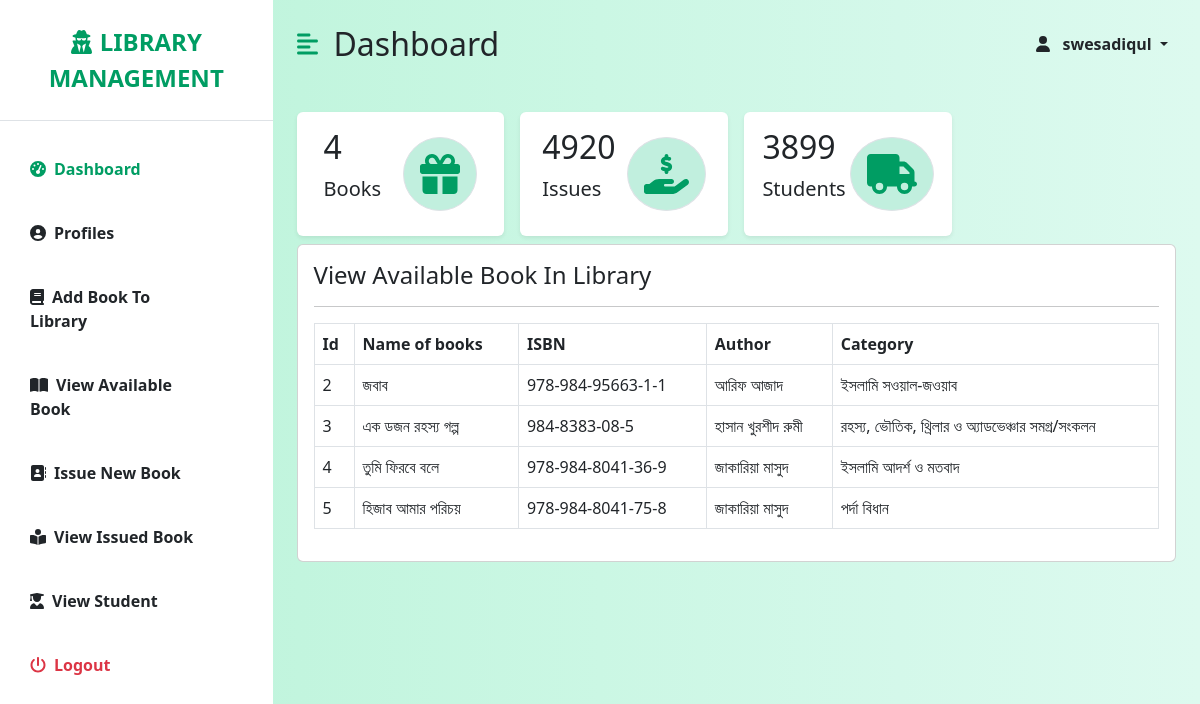
The app's page /view_book/ (signed in) with its own data.
### Library/models.py (models this page shows, shortened)
class User(AbstractUser):
    is_admin = models.BooleanField(default=False)
    is_student = models.BooleanField(default=False)

class AddBook(models.Model):
    name = models.CharField(max_length=100)
    isbn = models.CharField(max_length=100)
    author = models.CharField(max_length=100)
    category = models.CharField(max_length=255)

### Library/views.py (the view)
# urls.py: path('view_book/', view_book, name="view_book"),
def view_book(request):
    books = AddBook.objects.all()
    return render(request, 'view_book.html', locals())

### templates/view_book.html (shortened to what this page needs)
{% extends "dashboard.html" %}
{% block body %}
<div class="card p-3 mb-3">
    <h4 class="mb-0 mp-0">View Available Book In Library</h4>
    <hr>
    <table class="table table-bordered">
        <thead>
            <tr>
                <th>Id</th>
                <th>Name of books</th>
                <th>ISBN</th>
                <th>Author</th>
                <th>Category</th>
            </tr>
        </thead>
        <tbody>
            {% for record in books %}
              <tr>
                <td>{{ record.id }}</td>
                <td>{{ record.name }}</td>
                <td>{{ record.isbn }}</td>
                <td>{{ record.author }}</td>
                <td>{{ record.category }}</td>
              </tr>
            {% endfor %}
        </tbody>
    </table>
</div>
{% endblock %}

### templates/dashboard.html (shortened to what this page needs)
{% load static %}
<!DOCTYPE html>
<html lang="en">
<head>
    <link rel="stylesheet" href="{% static 'css/fontawesome.min.css' %}">
    <link rel="stylesheet" href="{% static 'css/bootstrap.min.css' %}">
    <link rel="stylesheet" href="{% static 'css/dashboard.css' %}" />
</head>
<body>
    <div class="d-flex" id="wrapper">
        <div class="bg-white" id="sidebar-wrapper">
            <div class="sidebar-heading text-center py-4 primary-text fs-4 fw-bold text-uppercase border-bottom"><i
                    class="fas fa-user-secret me-2"></i>Library Management</div>
            <div class="list-group list-group-flush my-3">
                <a href="/admin_profile/" class="list-group-item list-group-item-action bg-transparent second-text active"><i
                        class="fas fa-tachometer-alt me-2"></i>Dashboard</a>
                {% if user.is_authenticated and user.is_admin %}
                <a href="/profile/" class="list-group-item list-group-item-action bg-transparent second-text fw-bold"><i
                    class="fas fa-user-circle me-2"></i>Profiles</a>
                <a href="/add_book/" class="list-group-item list-group-item-action bg-transparent second-text fw-bold"><i
                        class="fas fa-book me-2"></i>Add Book To Library</a>
                <a href="/view_book/" class="list-group-item list-group-item-action bg-transparent second-text fw-bold"><i
                        class="fas fa-book-open me-2"></i>View Available Book</a>
                <a href="#" class="list-group-item list-group-item-action bg-transparent second-text fw-bold"><i
                        class="fas fa-address-book me-2"></i>Issue New Book</a>
                <a href="#" class="list-group-item list-group-item-action bg-transparent second-text fw-bold"><i
                        class="fas fa-book-reader me-2"></i>View Issued Book</a>
                <a href="#" class="list-group-item list-group-item-action bg-transparent second-text fw-bold"><i
                        class="fas fa-user-graduate me-2"></i>View Student</a>
                <a href="/user_logout/" class="list-group-item list-group-item-action bg-transparent text-danger fw-bold"><i
                        class="fas fa-power-off me-2"></i>Logout</a>
                {% endif %}
            </div>
        </div>
        <div id="page-content-wrapper">
            <nav class="navbar navbar-expand-lg navbar-light bg-transparent py-4 px-4">
                <div class="d-flex align-items-center">
                    <i class="fas fa-align-left primary-text fs-4 me-3" id="menu-toggle"></i>
                    <h2 class="fs-2 m-0">Dashboard</h2>
                </div>
                <div class="collapse navbar-collapse" id="navbarSupportedContent">
                    <ul class="navbar-nav ms-auto mb-2 mb-lg-0">
                        <li class="nav-item dropdown">
                            <a class="nav-link dropdown-toggle second-text fw-bold" href="#" id="navbarDropdown"
                                role="button" data-bs-toggle="dropdown" aria-expanded="false">
                                <i class="fas fa-user me-2"></i> {% if user.is_authenticated %}{{user.username}}{% endif %}
                            </a>
                        </li>
                    </ul>
                </div>
            </nav>
            <div class="container-fluid px-4">
                <div class="row g-3 my-2">
                    {% if user.is_admin %}
                    <div class="col-md-3">
                        <div class="p-3 bg-white shadow-sm d-flex justify-content-around align-items-center rounded">
                            <div>
                                <h3 class="fs-2">{{ books|length }}</h3>
                                <p class="fs-5">Books</p>
                            </div>
                            <i class="fas fa-gift fs-1 primary-text border rounded-full secondary-bg p-3"></i>
                        </div>
                    </div>
                    <div class="col-md-3">
                        <div class="p-3 bg-white shadow-sm d-flex justify-content-around align-items-center rounded">
                            <div>
                                <h3 class="fs-2">4920</h3>
                                <p class="fs-5">Issues</p>
                            </div>
                            <i
                                class="fas fa-hand-holding-usd fs-1 primary-text border rounded-full secondary-bg p-3"></i>
                        </div>
                    </div>
                    <div class="col-md-3">
                        <div class="p-3 bg-white shadow-sm d-flex justify-content-around align-items-center rounded">
                            <div>
                                <h3 class="fs-2">3899</h3>
                                <p class="fs-5">Students</p>
                            </div>
                            <i class="fas fa-truck fs-1 primary-text border rounded-full secondary-bg p-3"></i>
                        </div>
                    </div>
                    {% endif %}
                </div>
                {% block body %}
                {% endblock body %}
            </div>
        </div>
    </div>
</body>
</html>

### static/css/dashboard.css (style rules this page uses)
:root { --main-bg-color: #009d63; --main-text-color: #009d63; --second-bg-color: #c1efde; }
.primary-text { color: var(--main-text-color); }
.second-text { color: var(--second-text-color); }
.secondary-bg { background-color: var(--second-bg-color); }
.rounded-full { border-radius: 100%; }
#wrapper { overflow-x: hidden; background-image: linear-gradient( to right, #baf3d7, #c2f5de, #cbf7e4, #d4f8ea, #ddfaef ); }
#sidebar-wrapper { min-height: 100vh; margin-left: -15rem; -webkit-transition: margin 0.25s ease-out; -moz-transition: margin 0.25s ease-out; -o-transition: margin 0.25s ease-out; transition: margin 0.25s ease-out; }
#sidebar-wrapper .sidebar-heading { padding: 0.875rem 1.25rem; font-size: 1.2rem; }
#sidebar-wrapper .list-group { width: 15rem; }
#page-content-wrapper { min-width: 100vw; }
#menu-toggle { cursor: pointer; }
.list-group-item { border: none; padding: 20px 30px; }
.list-group-item.active { background-color: transparent; color: var(--main-text-color); font-weight: bold; border: none; }
@media (min-width: 768px) { #sidebar-wrapper { margin-left: 0; } }
@media (min-width: 768px) { #page-content-wrapper { min-width: 0; width: 100%; } }

### records on screen
User: username "swesadiqul"
AddBook: id "2", name "জবাব", isbn "978-984-95663-1-1", author "আরিফ আজাদ", category "ইসলামি সওয়াল-জওয়াব"
AddBook: id "3", name "এক ডজন রহস্য গল্প", isbn "984-8383-08-5", author "হাসান খুরশীদ রুমী", category "রহস্য, ভৌতিক, থ্রিলার ও অ্যাডভেঞ্চার সমগ্র/সংকলন"
AddBook: id "4", name "তুমি ফিরবে বলে", isbn "978-984-8041-36-9", author "জাকারিয়া মাসুদ", category "ইসলামি আদর্শ ও মতবাদ"
AddBook: id "5", name "হিজাব আমার পরিচয়", isbn "978-984-8041-75-8", author "জাকারিয়া মাসুদ", category "পর্দা বিধান"

### other values on screen
{{ books|length }} "4"
